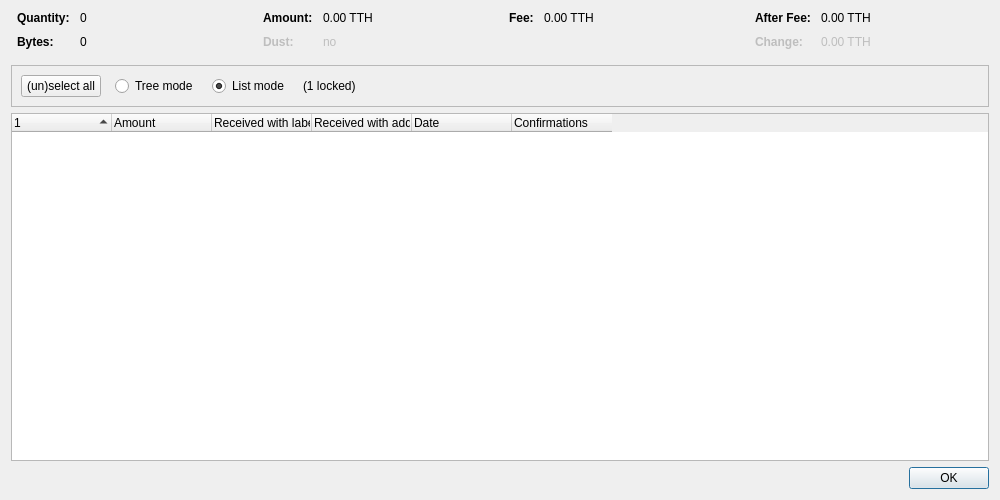
<?xml version="1.0" encoding="UTF-8"?>
<ui version="4.0">
 <class>CoinControlDialog</class>
 <widget class="QDialog" name="CoinControlDialog">
  <property name="geometry">
   <rect>
    <x>0</x>
    <y>0</y>
    <width>1000</width>
    <height>500</height>
   </rect>
  </property>
  <property name="windowTitle">
   <string>Coin Selection</string>
  </property>
  <layout class="QVBoxLayout" name="verticalLayout">
   <item>
    <layout class="QHBoxLayout" name="horizontalLayoutTop" stretch="0,0,0,0">
     <property name="topMargin">
      <number>0</number>
     </property>
     <property name="bottomMargin">
      <number>10</number>
     </property>
     <item>
      <layout class="QFormLayout" name="formLayoutCoinControl1">
       <property name="horizontalSpacing">
        <number>10</number>
       </property>
       <property name="verticalSpacing">
        <number>10</number>
       </property>
       <property name="leftMargin">
        <number>6</number>
       </property>
       <property name="rightMargin">
        <number>6</number>
       </property>
       <item row="0" column="0">
        <widget class="QLabel" name="labelCoinControlQuantityText">
         <property name="font">
          <font>
           <weight>75</weight>
           <bold>true</bold>
          </font>
         </property>
         <property name="text">
          <string>Quantity:</string>
         </property>
        </widget>
       </item>
       <item row="0" column="1">
        <widget class="QLabel" name="labelCoinControlQuantity">
         <property name="cursor">
          <cursorShape>IBeamCursor</cursorShape>
         </property>
         <property name="contextMenuPolicy">
          <enum>Qt::ActionsContextMenu</enum>
         </property>
         <property name="text">
          <string notr="true">0</string>
         </property>
         <property name="textInteractionFlags">
          <set>Qt::LinksAccessibleByMouse|Qt::TextSelectableByKeyboard|Qt::TextSelectableByMouse</set>
         </property>
        </widget>
       </item>
       <item row="1" column="0">
        <widget class="QLabel" name="labelCoinControlBytesText">
         <property name="font">
          <font>
           <weight>75</weight>
           <bold>true</bold>
          </font>
         </property>
         <property name="text">
          <string>Bytes:</string>
         </property>
        </widget>
       </item>
       <item row="1" column="1">
        <widget class="QLabel" name="labelCoinControlBytes">
         <property name="cursor">
          <cursorShape>IBeamCursor</cursorShape>
         </property>
         <property name="contextMenuPolicy">
          <enum>Qt::ActionsContextMenu</enum>
         </property>
         <property name="text">
          <string notr="true">0</string>
         </property>
         <property name="textInteractionFlags">
          <set>Qt::LinksAccessibleByMouse|Qt::TextSelectableByKeyboard|Qt::TextSelectableByMouse</set>
         </property>
        </widget>
       </item>
      </layout>
     </item>
     <item>
      <layout class="QFormLayout" name="formLayoutCoinControl2">
       <property name="horizontalSpacing">
        <number>10</number>
       </property>
       <property name="verticalSpacing">
        <number>10</number>
       </property>
       <property name="leftMargin">
        <number>6</number>
       </property>
       <property name="rightMargin">
        <number>6</number>
       </property>
       <item row="0" column="0">
        <widget class="QLabel" name="labelCoinControlAmountText">
         <property name="font">
          <font>
           <weight>75</weight>
           <bold>true</bold>
          </font>
         </property>
         <property name="text">
          <string>Amount:</string>
         </property>
        </widget>
       </item>
       <item row="0" column="1">
        <widget class="QLabel" name="labelCoinControlAmount">
         <property name="cursor">
          <cursorShape>IBeamCursor</cursorShape>
         </property>
         <property name="contextMenuPolicy">
          <enum>Qt::ActionsContextMenu</enum>
         </property>
         <property name="text">
          <string notr="true">0.00 TTH</string>
         </property>
         <property name="textInteractionFlags">
          <set>Qt::LinksAccessibleByMouse|Qt::TextSelectableByKeyboard|Qt::TextSelectableByMouse</set>
         </property>
        </widget>
       </item>
       <item row="1" column="0">
        <widget class="QLabel" name="labelCoinControlLowOutputText">
         <property name="enabled">
          <bool>false</bool>
         </property>
         <property name="font">
          <font>
           <weight>75</weight>
           <bold>true</bold>
          </font>
         </property>
         <property name="text">
          <string>Dust:</string>
         </property>
        </widget>
       </item>
       <item row="1" column="1">
        <widget class="QLabel" name="labelCoinControlLowOutput">
         <property name="enabled">
          <bool>false</bool>
         </property>
         <property name="cursor">
          <cursorShape>IBeamCursor</cursorShape>
         </property>
         <property name="contextMenuPolicy">
          <enum>Qt::ActionsContextMenu</enum>
         </property>
         <property name="text">
          <string notr="true">no</string>
         </property>
         <property name="textInteractionFlags">
          <set>Qt::LinksAccessibleByMouse|Qt::TextSelectableByKeyboard|Qt::TextSelectableByMouse</set>
         </property>
        </widget>
       </item>
      </layout>
     </item>
     <item>
      <layout class="QFormLayout" name="formLayoutCoinControl3">
       <property name="horizontalSpacing">
        <number>10</number>
       </property>
       <property name="verticalSpacing">
        <number>10</number>
       </property>
       <property name="leftMargin">
        <number>6</number>
       </property>
       <property name="rightMargin">
        <number>6</number>
       </property>
       <item row="0" column="0">
        <widget class="QLabel" name="labelCoinControlFeeText">
         <property name="font">
          <font>
           <weight>75</weight>
           <bold>true</bold>
          </font>
         </property>
         <property name="text">
          <string>Fee:</string>
         </property>
        </widget>
       </item>
       <item row="0" column="1">
        <widget class="QLabel" name="labelCoinControlFee">
         <property name="cursor">
          <cursorShape>IBeamCursor</cursorShape>
         </property>
         <property name="contextMenuPolicy">
          <enum>Qt::ActionsContextMenu</enum>
         </property>
         <property name="text">
          <string notr="true">0.00 TTH</string>
         </property>
         <property name="textInteractionFlags">
          <set>Qt::LinksAccessibleByMouse|Qt::TextSelectableByKeyboard|Qt::TextSelectableByMouse</set>
         </property>
        </widget>
       </item>
      </layout>
     </item>
     <item>
      <layout class="QFormLayout" name="formLayoutCoinControl4">
       <property name="horizontalSpacing">
        <number>10</number>
       </property>
       <property name="verticalSpacing">
        <number>10</number>
       </property>
       <property name="leftMargin">
        <number>6</number>
       </property>
       <property name="rightMargin">
        <number>6</number>
       </property>
       <item row="0" column="0">
        <widget class="QLabel" name="labelCoinControlAfterFeeText">
         <property name="font">
          <font>
           <weight>75</weight>
           <bold>true</bold>
          </font>
         </property>
         <property name="text">
          <string>After Fee:</string>
         </property>
        </widget>
       </item>
       <item row="0" column="1">
        <widget class="QLabel" name="labelCoinControlAfterFee">
         <property name="cursor">
          <cursorShape>IBeamCursor</cursorShape>
         </property>
         <property name="contextMenuPolicy">
          <enum>Qt::ActionsContextMenu</enum>
         </property>
         <property name="text">
          <string notr="true">0.00 TTH</string>
         </property>
         <property name="textInteractionFlags">
          <set>Qt::LinksAccessibleByMouse|Qt::TextSelectableByKeyboard|Qt::TextSelectableByMouse</set>
         </property>
        </widget>
       </item>
       <item row="1" column="0">
        <widget class="QLabel" name="labelCoinControlChangeText">
         <property name="enabled">
          <bool>false</bool>
         </property>
         <property name="font">
          <font>
           <weight>75</weight>
           <bold>true</bold>
          </font>
         </property>
         <property name="text">
          <string>Change:</string>
         </property>
        </widget>
       </item>
       <item row="1" column="1">
        <widget class="QLabel" name="labelCoinControlChange">
         <property name="enabled">
          <bool>false</bool>
         </property>
         <property name="cursor">
          <cursorShape>IBeamCursor</cursorShape>
         </property>
         <property name="contextMenuPolicy">
          <enum>Qt::ActionsContextMenu</enum>
         </property>
         <property name="text">
          <string notr="true">0.00 TTH</string>
         </property>
         <property name="textInteractionFlags">
          <set>Qt::LinksAccessibleByMouse|Qt::TextSelectableByKeyboard|Qt::TextSelectableByMouse</set>
         </property>
        </widget>
       </item>
      </layout>
     </item>
    </layout>
   </item>
   <item>
    <widget class="QFrame" name="frame">
     <property name="minimumSize">
      <size>
       <width>0</width>
       <height>40</height>
      </size>
     </property>
     <property name="frameShape">
      <enum>QFrame::StyledPanel</enum>
     </property>
     <property name="frameShadow">
      <enum>QFrame::Sunken</enum>
     </property>
     <layout class="QHBoxLayout" name="horizontalLayout">
      <item>
       <layout class="QHBoxLayout" name="horizontalLayoutPanel" stretch="0,0,0,0,0">
        <property name="spacing">
         <number>14</number>
        </property>
        <item>
         <widget class="QPushButton" name="pushButtonSelectAll">
          <property name="sizePolicy">
           <sizepolicy hsizetype="Maximum" vsizetype="Fixed">
            <horstretch>0</horstretch>
            <verstretch>0</verstretch>
           </sizepolicy>
          </property>
          <property name="text">
           <string>(un)select all</string>
          </property>
          <property name="autoDefault">
           <bool>false</bool>
          </property>
         </widget>
        </item>
        <item>
         <widget class="QRadioButton" name="radioTreeMode">
          <property name="sizePolicy">
           <sizepolicy hsizetype="Maximum" vsizetype="Fixed">
            <horstretch>0</horstretch>
            <verstretch>0</verstretch>
           </sizepolicy>
          </property>
          <property name="text">
           <string>Tree mode</string>
          </property>
         </widget>
        </item>
        <item>
         <widget class="QRadioButton" name="radioListMode">
          <property name="sizePolicy">
           <sizepolicy hsizetype="Maximum" vsizetype="Fixed">
            <horstretch>0</horstretch>
            <verstretch>0</verstretch>
           </sizepolicy>
          </property>
          <property name="text">
           <string>List mode</string>
          </property>
          <property name="checked">
           <bool>true</bool>
          </property>
         </widget>
        </item>
        <item>
         <widget class="QLabel" name="labelLocked">
          <property name="text">
           <string notr="true">(1 locked)</string>
          </property>
         </widget>
        </item>
        <item>
         <spacer name="horizontalSpacer">
          <property name="orientation">
           <enum>Qt::Horizontal</enum>
          </property>
          <property name="sizeHint" stdset="0">
           <size>
            <width>40</width>
            <height>20</height>
           </size>
          </property>
         </spacer>
        </item>
       </layout>
      </item>
     </layout>
    </widget>
   </item>
   <item>
    <widget class="CoinControlTreeWidget" name="treeWidget">
     <property name="contextMenuPolicy">
      <enum>Qt::CustomContextMenu</enum>
     </property>
     <property name="sortingEnabled">
      <bool>false</bool>
     </property>
     <property name="columnCount">
      <number>6</number>
     </property>
     <attribute name="headerShowSortIndicator" stdset="0">
      <bool>true</bool>
     </attribute>
     <attribute name="headerStretchLastSection">
      <bool>false</bool>
     </attribute>
     <column>
      <property name="text">
       <string/>
      </property>
     </column>
     <column>
      <property name="text">
       <string>Amount</string>
      </property>
     </column>
     <column>
      <property name="text">
       <string>Received with label</string>
      </property>
     </column>
     <column>
      <property name="text">
       <string>Received with address</string>
      </property>
     </column>
     <column>
      <property name="text">
       <string>Date</string>
      </property>
     </column>
     <column>
      <property name="text">
       <string>Confirmations</string>
      </property>
      <property name="toolTip">
       <string>Confirmed</string>
      </property>
     </column>
     <column>
      <property name="text">
       <string/>
      </property>
     </column>
     <column>
      <property name="text">
       <string/>
      </property>
     </column>
     <column>
      <property name="text">
       <string/>
      </property>
     </column>
     <column>
      <property name="text">
       <string/>
      </property>
     </column>
    </widget>
   </item>
   <item>
    <widget class="QDialogButtonBox" name="buttonBox">
     <property name="orientation">
      <enum>Qt::Horizontal</enum>
     </property>
     <property name="standardButtons">
      <set>QDialogButtonBox::Ok</set>
     </property>
    </widget>
   </item>
  </layout>
 </widget>
 <customwidgets>
  <customwidget>
   <class>CoinControlTreeWidget</class>
   <extends>QTreeWidget</extends>
   <header>qt/coincontroltreewidget.h</header>
  </customwidget>
 </customwidgets>
 <resources/>
 <connections/>
</ui>
